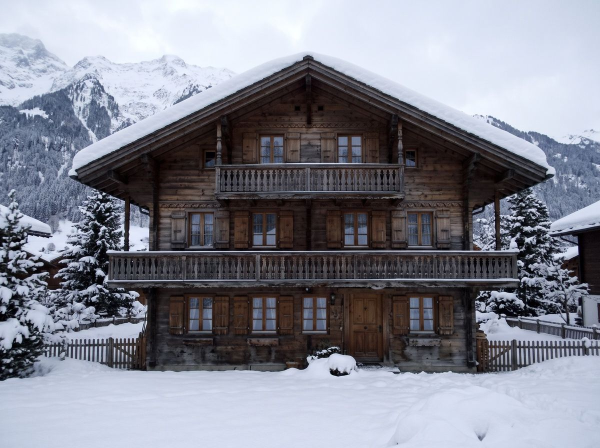
#> input picture dados/henrique/fotos/chaleFrente.jpg, 1200 x 896 px (shown at 1/2 size)
$ python montar_capa.py ../../../dados/henrique/fotos/chaleFrente.jpg 1.0 ../../../dados/henrique/fotos/chaleLado.jpg
#> lines starting #> are read from the running program, lines starting #| are printed output that depends on the picture
# Capa completa da UICLAP para O Pleno Existencial: contracapa + lombada + capa, 5 mm de sangria.
# Uso: python3 montar_capa.py capa_frente.jpg lombada_mm
import sys
from PIL import Image, ImageDraw, ImageFont, ImageFilter, ImageEnhance

DPI = 300
mm = lambda v: round(v * DPI / 25.4)
pt = lambda p: round(p * DPI / 72)
FRENTE, LOMBADA = sys.argv[1], float(sys.argv[2])
SANG, LARG, ALT = 5, 140, 210
W, H = mm(SANG * 2 + LARG * 2 + LOMBADA), mm(SANG * 2 + ALT)
dobra_esq, dobra_dir = mm(SANG + LARG), mm(SANG + LARG + LOMBADA)
DOURADO, CLARO = (226, 190, 120), (236, 226, 205)

f = Image.open(FRENTE).convert('RGB')
#> f is the input picture: PIL image 1200x896 RGB; mean R, G, B 131.3, 133.4, 144.9

# ---- fundo da contracapa e da lombada: a metade escura da arte, espelhada, desfocada e escurecida ----
esq = f.crop((0, 0, round(f.width * 0.07), f.height))  # faixa da borda esquerda, sem letras
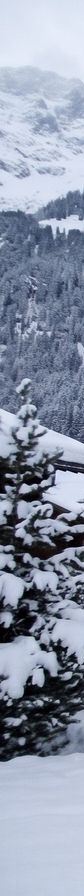
#> esq: PIL image 84x896 RGB; mean R, G, B 140.2, 149.3, 168
fundo = esq.resize((dobra_dir, H), Image.LANCZOS).filter(ImageFilter.GaussianBlur(mm(6)))
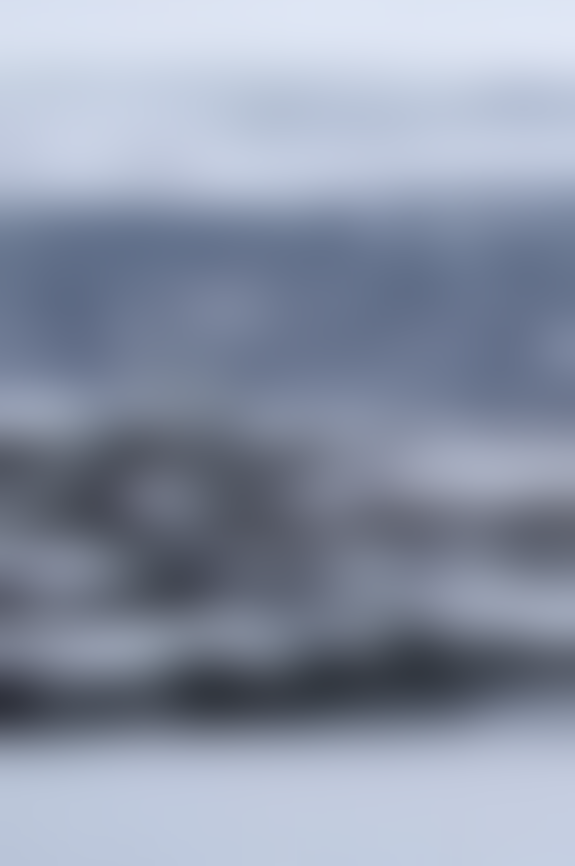
#> fundo: PIL image 1724x2598 RGB (shown at 1/3 size); mean R, G, B 140.2, 149.3, 168
fundo = ImageEnhance.Brightness(fundo).enhance(0.55)
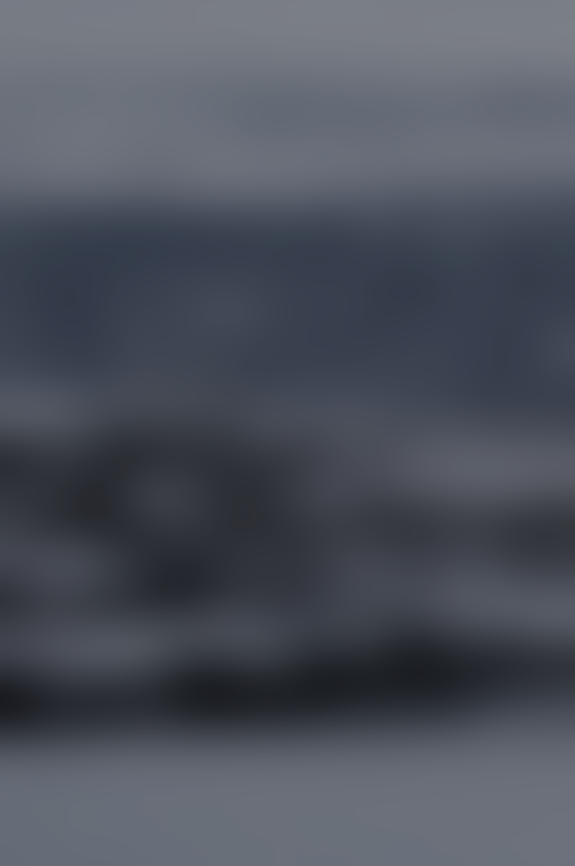
#> fundo: PIL image 1724x2598 RGB (shown at 1/3 size); mean R, G, B 76.6, 81.6, 91.9
capa = Image.new('RGB', (W, H), (2, 6, 12))
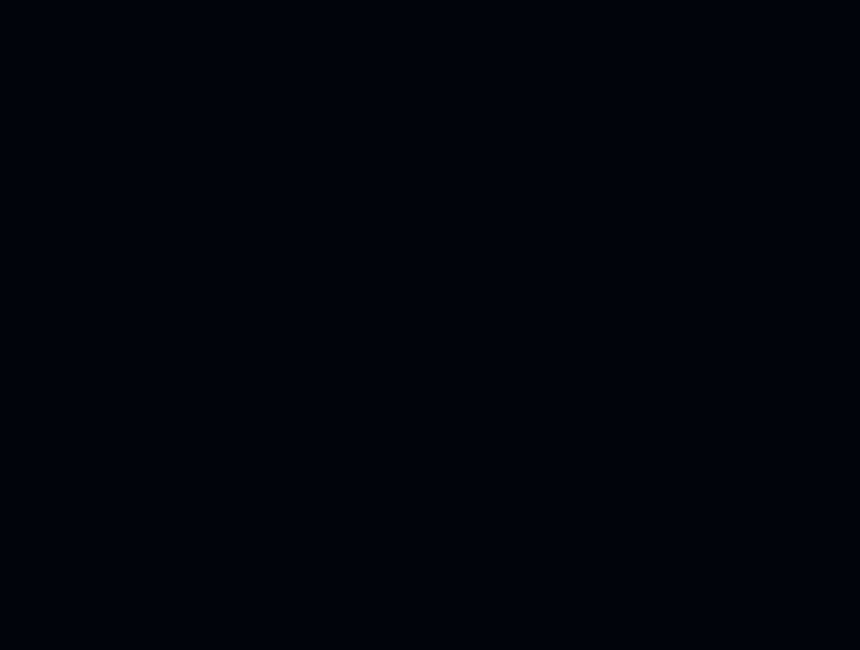
#> capa: PIL image 3437x2598 RGB (shown at 1/4 size); mean R, G, B 2, 6, 12
capa.paste(fundo, (0, 0))
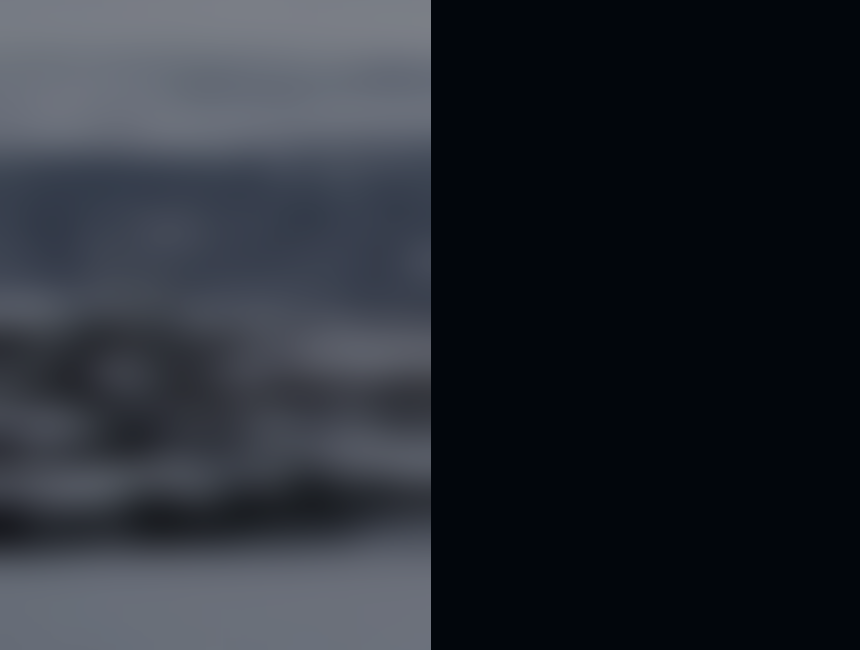
#> capa: PIL image 3437x2598 RGB (shown at 1/4 size); mean R, G, B 39.4, 43.9, 52.1

# ---- frente: arte ampliada, centrada na página; borda esquerda suavizada sobre o fundo ----
esc = H / f.height
#> esc = 2.9
fr = f.resize((round(f.width * esc), H), Image.LANCZOS).filter(ImageFilter.UnsharpMask(radius=1.5, percent=50, threshold=2))
x0 = dobra_dir + mm(LARG / 2) - fr.width // 2
#> x0 = 812
mask = Image.new('L', fr.size, 255)
#> mask: PIL image 3479x2598 L; every value is 255
md = ImageDraw.Draw(mask)
for i in range(mm(6)):
    md.line([(i, 0), (i, fr.height)], fill=round(255 * i / mm(6)))
capa.paste(fr, (x0, 0), mask)
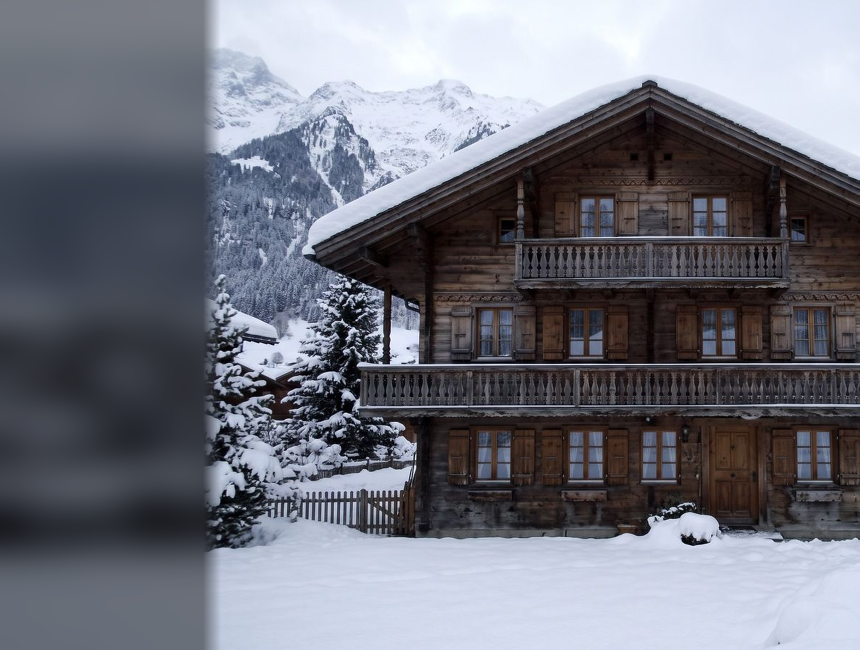
#> capa: PIL image 3437x2598 RGB (shown at 1/4 size); mean R, G, B 113.5, 115.4, 125.6
if x0 + fr.width < W:  # completa a sangria da direita, se faltar
    capa.paste(fr.crop((fr.width - (W - x0 - fr.width), 0, fr.width, H)).transpose(Image.FLIP_LEFT_RIGHT), (x0 + fr.width, 0))

d = ImageDraw.Draw(capa)
SERIF = '/usr/share/fonts/truetype/liberation/LiberationSerif-Regular.ttf'
SERIF_B = '/usr/share/fonts/truetype/liberation/LiberationSerif-Bold.ttf'
SERIF_I = '/usr/share/fonts/truetype/liberation/LiberationSerif-Italic.ttf'

# ---- contracapa ----
#> (the run stopped early here; a loop or call above may not have finished)

$ run again, on dados/henrique/fotos/chaleLado_p.jpg
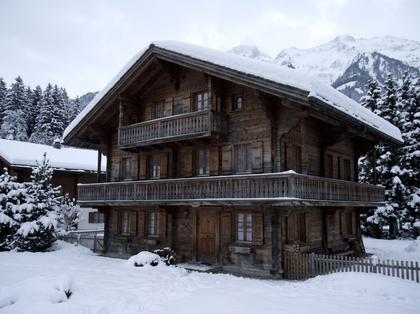
#> input picture dados/henrique/fotos/chaleLado_p.jpg, 420 x 314 px
#> f is the input picture: PIL image 420x314 RGB; mean R, G, B 124.2, 126.9, 137.1
#> `fundo = ImageEnhance.Brightness(fundo).enhance(0.55)`:
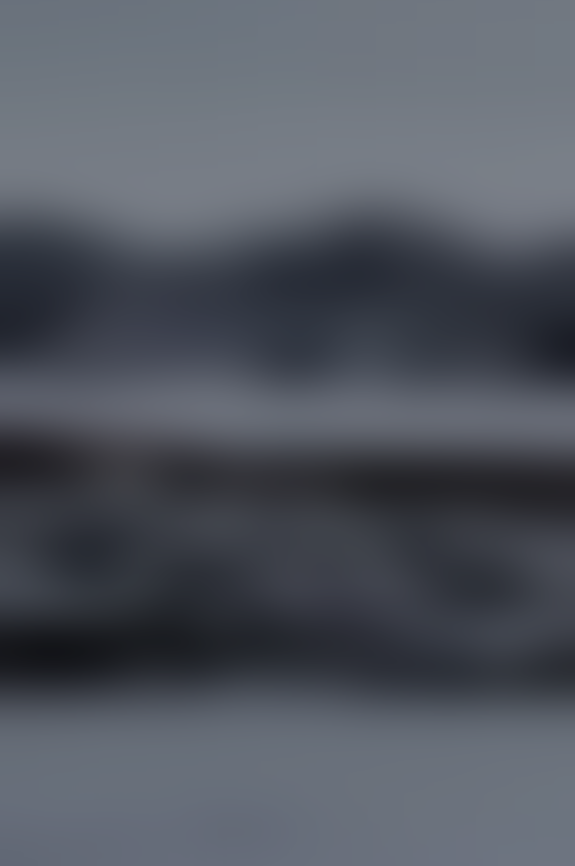
#> fundo: PIL image 1724x2598 RGB (shown at 1/3 size); mean R, G, B 80.9, 85.9, 95.3
#> mask: PIL image 3475x2598 L; every value is 255
#> `capa.paste(fr, (x0, 0), mask)`:
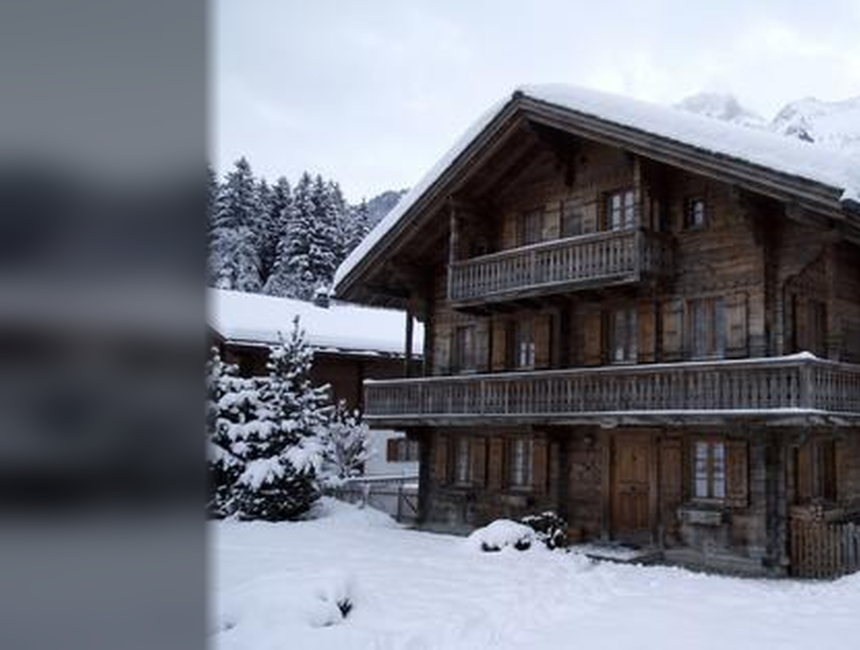
#> capa: PIL image 3437x2598 RGB (shown at 1/4 size); mean R, G, B 114.2, 116.6, 126
